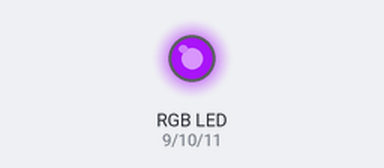
A sketch run on a simulated Arduino Uno, built with avr-gcc and run on an emulated ATmega328P. Shown: an RGB LED mixed from three pins (HIGH = lit). Dim RGB values are drawn brighter than linear; random numbers use the default seed unless the sketch sets one.

Above: at 0.05 s.
At 5.06 s:
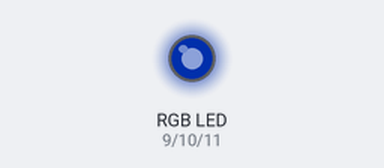
At 9.98 s:
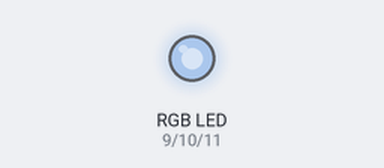
At 19.91 s:
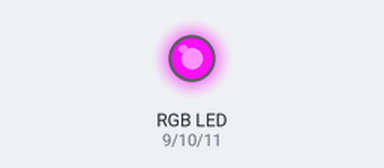
At 29.84 s:
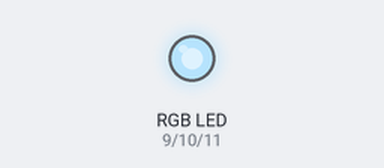
At 39.87 s:
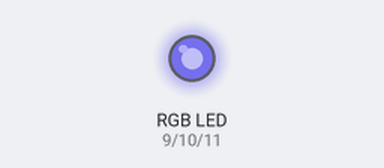
Timing chart, 0 to 40.0 s (numbered marks = the images above):
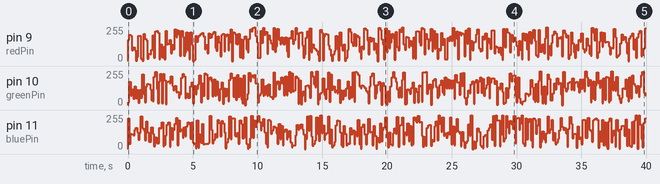

The sketch:

5_COLOR_RGB_LED.ino
```cpp
int redPin = 9;
int greenPin = 10;
int bluePin = 11;

void setup(){
  pinMode(redPin, OUTPUT);
  pinMode(greenPin, OUTPUT);
  pinMode(bluePin, OUTPUT);
}

void loop(){
  colourRGB(random(0,255), random(0,255), random(0,255));
  delay(100);
}

void colourRGB(int red, int green, int blue){
  analogWrite(redPin, constrain(red, 0, 255));
  analogWrite(greenPin, constrain(green, 0, 255));
  analogWrite(bluePin, constrain(blue, 0, 255));
}
```

Measured:
- by itself, pin 9 (redPin): 0/255 → 158/255 at 0.00 s, → 197/255 0.10 s later, → 188/255 0.10 s later, → 80/255 0.10 s later, … (398 changes in this stretch)
- by itself, pin 10 (greenPin): 0/255 → 19/255 at 0.00 s, → 175/255 0.10 s later, → 68/255 0.10 s later, → 120/255 0.10 s later, … (398 changes in this stretch)
